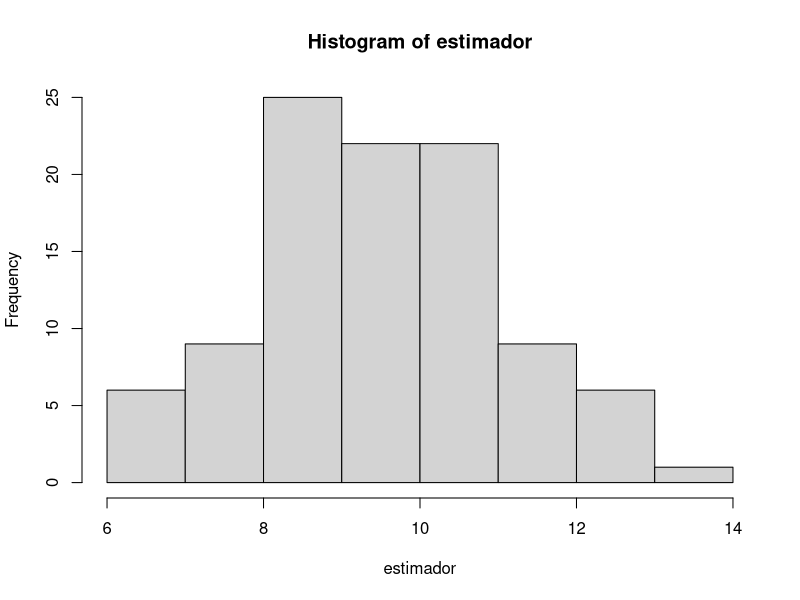
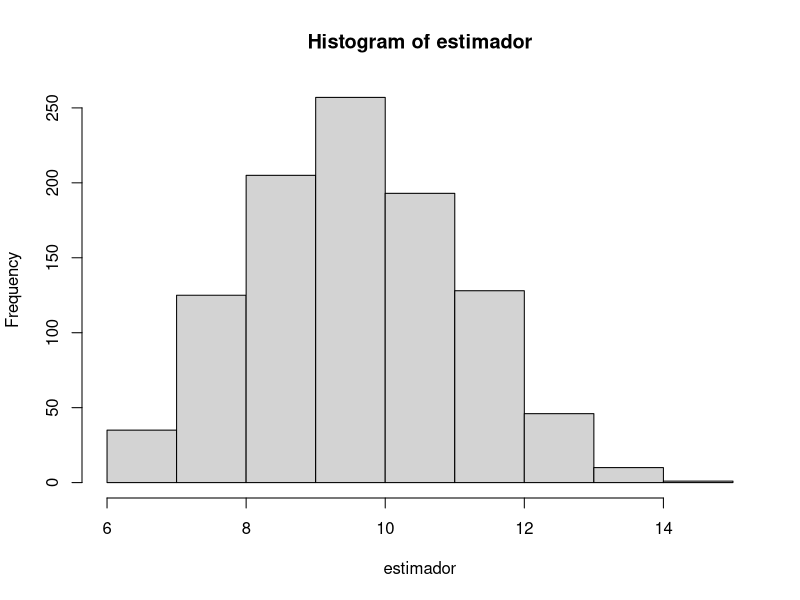
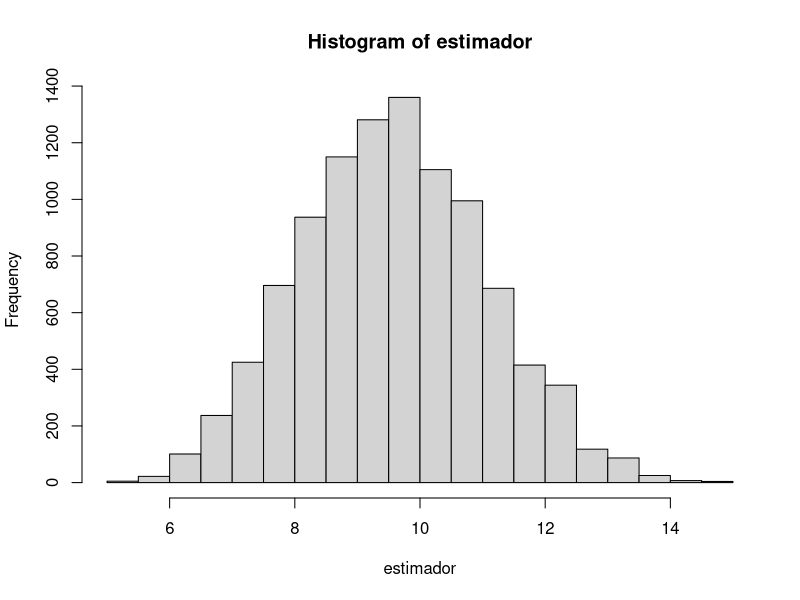
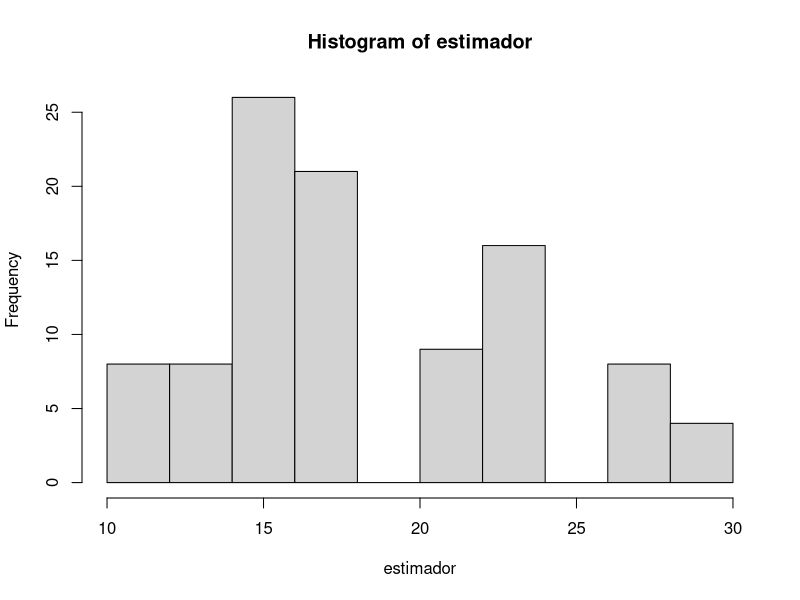
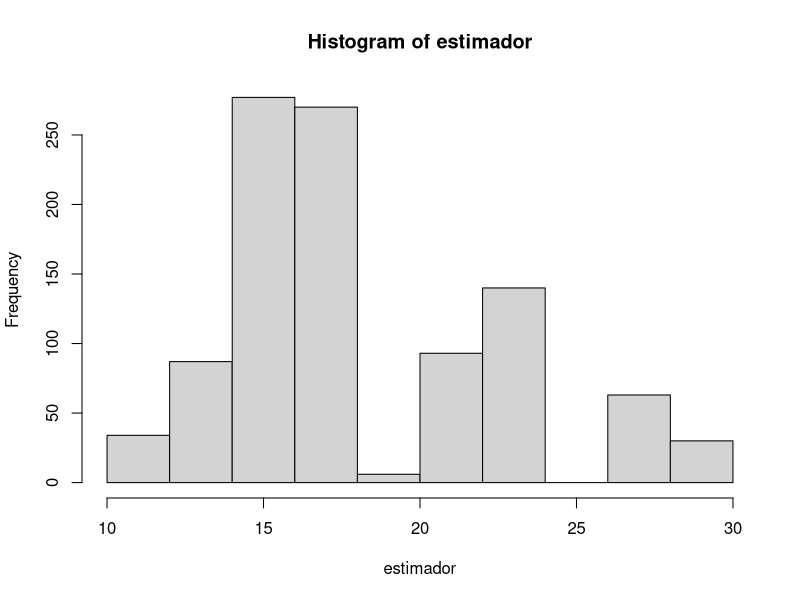
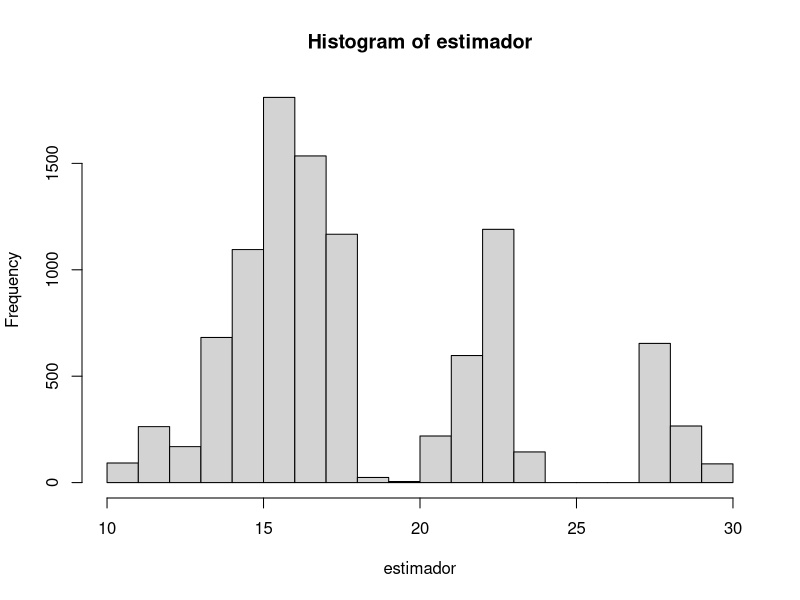

Here is the R script that generated these plots, in order:
## ---- chunk 1
# funcion de boostrap para calcular la mediana
boostrap_media <-function(muestra_base, b) {
  
  # arreglo de estimador
  estimador=rep(0,b)
  
  # longitud de la muestra
  len <- length(muestra_base)
  
  for (i in 1:b) {
    muestra <- sample(muestra_base,len,replace=T)
    #print(muestra)
    #print(median(muestra))
    T_i = mean(muestra)  # El estimador es T
    estimador[i] = T_i
  }
  
  estboot <- mean(estimador)
  eeboot <- sd(estimador)
  hist(estimador)
  return( list(estimador=estboot , eestandar=eeboot))
}
## ---- chunk 2
muestra_base <- c(5,7,8,9,15,14)

b <- 100    # nro. de muestras con reemplazo 
boostrap_media(muestra_base,b)
## ---- chunk 3
muestra_base <- c(5,7,8,9,15,14)

b <- 1000    # nro. de muestras con reemplazo 
boostrap_media(muestra_base,b)
## ---- chunk 4
muestra_base <- c(5,7,8,9,15,14)

b <- 10000    # nro. de muestras con reemplazo 
boostrap_media(muestra_base,b)
## ---- chunk 5

# funcion de boostrap para calcular la mediana
boostrap2mediana <-function(muestra_base, b) {
  
  # arreglo de estimador
  estimador=rep(0,b)
  
  # longitud de la muestra
  len <- length(muestra_base)
  
  for (i in 1:b) {
    muestra <- sample(muestra_base,len,replace=T)
    #print(muestra)
    #print(median(muestra))
    T_i = 2*median(muestra)  # El estimador es T
    estimador[i] = T_i
  }
  
  estboot <- mean(estimador)
  eeboot <- sd(estimador)
  hist(estimador)
  return( list(estimador=estboot , eestandar=eeboot))
}

## ---- chunk 6
muestra_base <- c(5,7,8,9,15,14)

b <- 100    # nro. de muestras con reemplazo 
boostrap2mediana(muestra_base,b)
## ---- chunk 7
b <- 1000    # nro. de muestras con reemplazo 
boostrap2mediana(muestra_base,b)
## ---- chunk 8
b <- 10000    # nro. de muestras con reemplazo 
boostrap2mediana(muestra_base,b)
